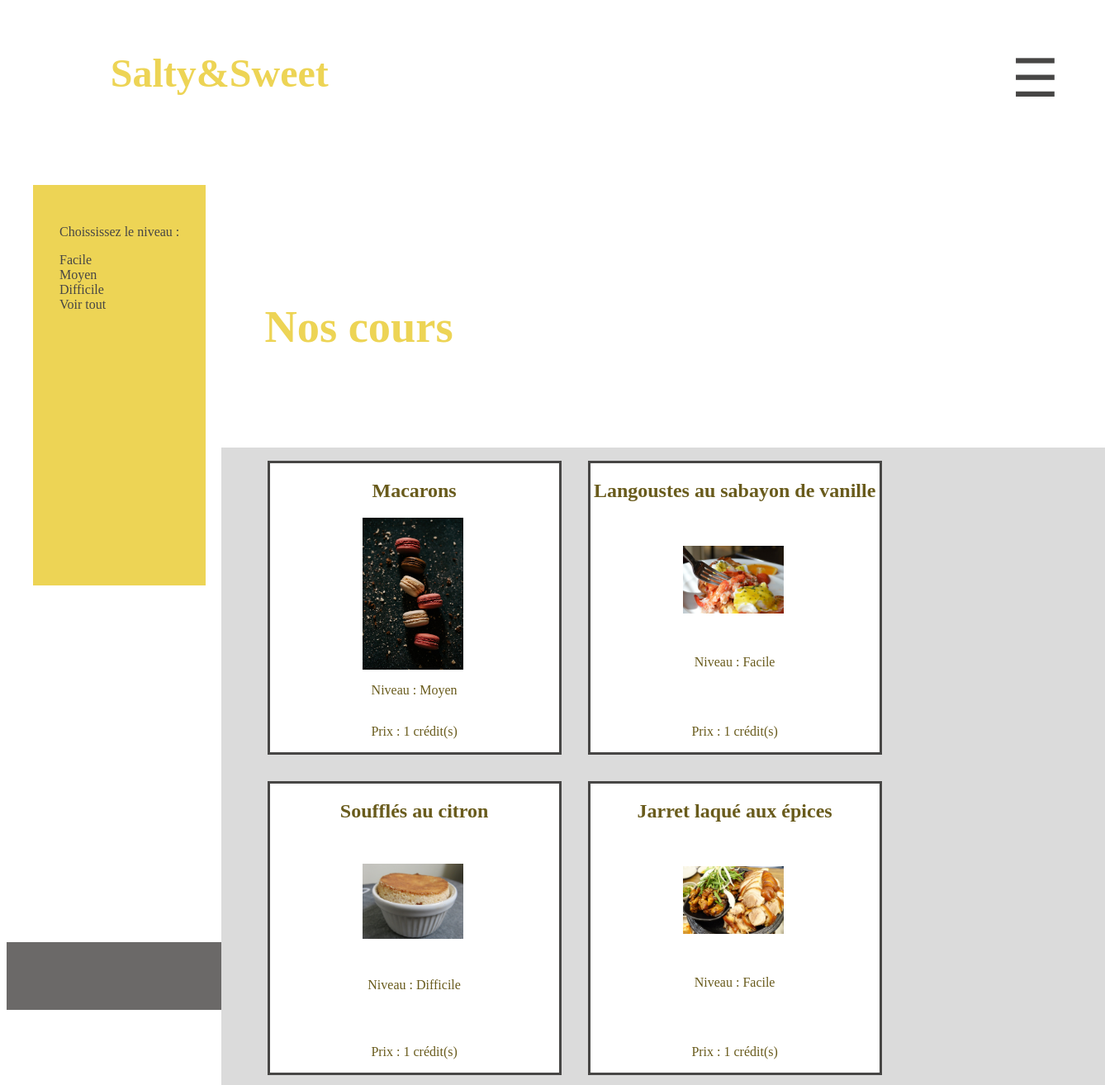
The page /index.php?page=cours on the database its author committed.
### tables this page shows
CREATE TABLE `Cours` (
  `idCours` int(11) NOT NULL,
  `nom` varchar(60) NOT NULL,
  `niveau` varchar(255) NOT NULL,
  `prix` int(10) NOT NULL,
  `temps` varchar(20) NOT NULL,
  `categorie` int(11) NOT NULL,
  `description` varchar(200) NOT NULL,
  `imgCours` varchar(60) NOT NULL
);

### app/Controller/controllerCours.php (called while the page is built, shortened)
<?php
class controllerCours
{
    private $model;
    public function __construct()
    {
        $this->model= new CoursModel();
    }
    public function getAllCours(){
        $result=$this->model->All();
        include "app/View/cours.php";
    }
}
?>

### app/Model/CoursModel.php (called while the page is built, shortened)
<?php
class CoursModel extends model
{
    public function __construct()
    {
        $this->table="Cours";
    }
    public function All(){
       $resultatGetAll=$this->trouver();
       return $resultatGetAll;
    }
}
?>

### app/Model/model.php (called while the page is built, shortened)
<?php
include "app/Config/Database.php";
class model{
    protected $table;
    private $connex;
    public function __construct($table)
    {
        $bd=new database();
        $this->connex= $bd->getConnexion();
    }
    public function trouver($donnees=array()){
        $specification=" * ";
        $autreTable= " ";
        $condition= " 1 ";
        $otherconditions= " ";
        $sql = "SELECT".$specification." FROM ".$this->table." ".$autreTable." WHERE ".$condition. " ".$otherconditions;
        $envoisql=$this->connex->query($sql);
        $resultatssql=$envoisql->fetchAll(PDO::FETCH_ASSOC);
        return $resultatssql;
    }
}
?>

### app/Config/Database.php (called while the page is built, shortened)
<?php
class Database{
    private $_host = "localhost";
    private $_db_name = "Site";
    private $_username = "user";
    private $_password = "user";
    public function getConnexion(){
        $this->_conn = null;
        try{
            $this->_conn = new \PDO("mysql:host=" . $this->_host . ";dbname=" . $this->_db_name, $this->_username, $this->_password);
            $this->_conn->exec("set names utf8");
        }catch(PDOException $exception){
            echo "Connection error: " . $exception->getMessage();
        }
        return $this->_conn;
    }
}
?>

### app/View/cours.php (the view, shortened to what this page needs)
<!DOCTYPE html>
<html>
<head>
    <link rel="stylesheet" href="../../css/style.css">
</head>
<body class="bodyCours">
<?php include_once("header.php")?>
<h1 id="h1ChoixCours">Nos cours</h1>
<div class="list">
<section id="menuNiv">
<p>Choississez le niveau : </p>
<a href="index.php?page=cours&niv=1">Facile</a>
<a href="index.php?page=cours&niv=2">Moyen</a>
<a href="index.php?page=cours&niv=3">Difficile</a>
<a href="index.php?page=cours">Voir tout</a>
</section>
<ul id="list">
    <?php foreach($result as $cours):?>
        <li><a href="index.php?page=planning&id=<?=$cours["idCours"]?>">
            <article id="recette">
            <h2><?=$cours["nom"]?></h2>
            <img src="<?=$cours["imgCours"]?>" alt="Cours">
            <p>Niveau : <?=$cours["niveau"]?> </p>
            <p>Prix : <?=$cours["prix"]?> crédit(s)</p>
        </article>
        </a>
        </li>
    <?php endforeach?>
</ul>
</div>
<div id="footer">
<?php include_once("footer.php")?>
</div>
</body>
</html>

### index.php (shortened to what this page needs)
<?php
function chargerClasse($classe){
    $classe= str_replace("\\", '/', $classe);
}
$controllerCours= new controllerCours();
if(isset($_GET["page"]) && $_GET["page"]== "cours" && !isset($_GET["niv"])){
    $controllerCours->getAllCours();
}elseif(isset($_GET["page"]) && $_GET["page"]== "cours" && isset($_GET["niv"])){
    $controllerCours->getNivCours($_GET["niv"]);
}
?>

### app/View/header.php (shortened to what this page needs)
<header>
        <h1 class="titre"><a href="index.php" >Salty&amp;Sweet</a></h1>
        <p id="ouverture_menu" class="burger"></p>
    </header>

### app/View/footer.php
<footer>
<a id="admin" href="index.php?page=admin">Administration</a>
</footer>

### css/style.css (style rules this page uses)
@media screen and (min-width: 1280px) { a { text-decoration: none; color: #edd455; } }
@media screen and (min-width: 1280px) { a:link { color: #edd455; } }
@media screen and (min-width: 1280px) { header p.burger { margin-right: 3rem; text-align: right; line-height: 1; font-size: 4rem; color: #474645; } }
@media screen and (min-width: 1280px) { header p.burger::before { content: '\2630'; } }
@media screen and (min-width: 1280px) { .titre > a { text-decoration: none; color: #edd455; font-size: 3rem; } }
@media screen and (min-width: 1280px) { .titre { position: absolute; top: 3%; left: 10%; } }
@media screen and (min-width: 1280px) { li { list-style: none; margin: 1rem; color: #edd455; } }
@media screen and (min-width: 1280px) { h1 { color: #edd455; font-family: fantasy; font-size: 2rem; } }
@media screen and (min-width: 1280px) { #recette { color: #695b1c; border-color: #474645; border-style: solid; border-width: 0.2rem; width: 350px; height: 350px; display: flex; flex-direction: column; justify-content: space-between; text-align: center; background-color: white; } }
@media screen and (min-width: 1280px) { #recette>img { max-width: 35%; height: auto; padding-left: 7rem; } }
@media screen and (min-width: 1280px) { #list { display: flex; flex-direction: row; flex-wrap: wrap; position: absolute; top:40%; left:20%; background-color: #dbdbdb; } }
@media screen and (min-width: 1280px) { #list>li>a { text-decoration: none; } }
@media screen and (min-width: 1280px) { #menuNiv { background-color: #edd455; color: #474645; margin: 2rem; padding-bottom: 25%; padding-top: 2rem; padding-right: 2rem; padding-left: 2rem; display: flex; flex-direction: column; font-family: fantasy; } }
@media screen and (min-width: 1280px) { #menuNiv>a { text-decoration: none; color: #474645; } }
@media screen and (min-width: 1280px) { .list { display: flex; flex-direction: row; } }
@media screen and (min-width: 1280px) { #h1ChoixCours { position: absolute; right: 59%; top: 25%; font-size: 3.4rem; } }
@media screen and (min-width: 1280px) { footer { background-color: #6b6968; text-align: center; font-family: serif; padding: 2rem; } }
@media screen and (min-width: 1280px) { #footer { margin-top: 25rem; margin-bottom: 0; } }

### rows shown on the page
cours: nom "Macarons", imgCours (picture), niveau "Moyen", prix "1"
cours: nom "Langoustes au sabayon de vanille", imgCours (picture), niveau "Facile", prix "1"
cours: nom "Soufflés au citron", imgCours (picture), niveau "Difficile", prix "1"
cours: nom "Jarret laqué aux épices", imgCours (picture), niveau "Facile", prix "1"
